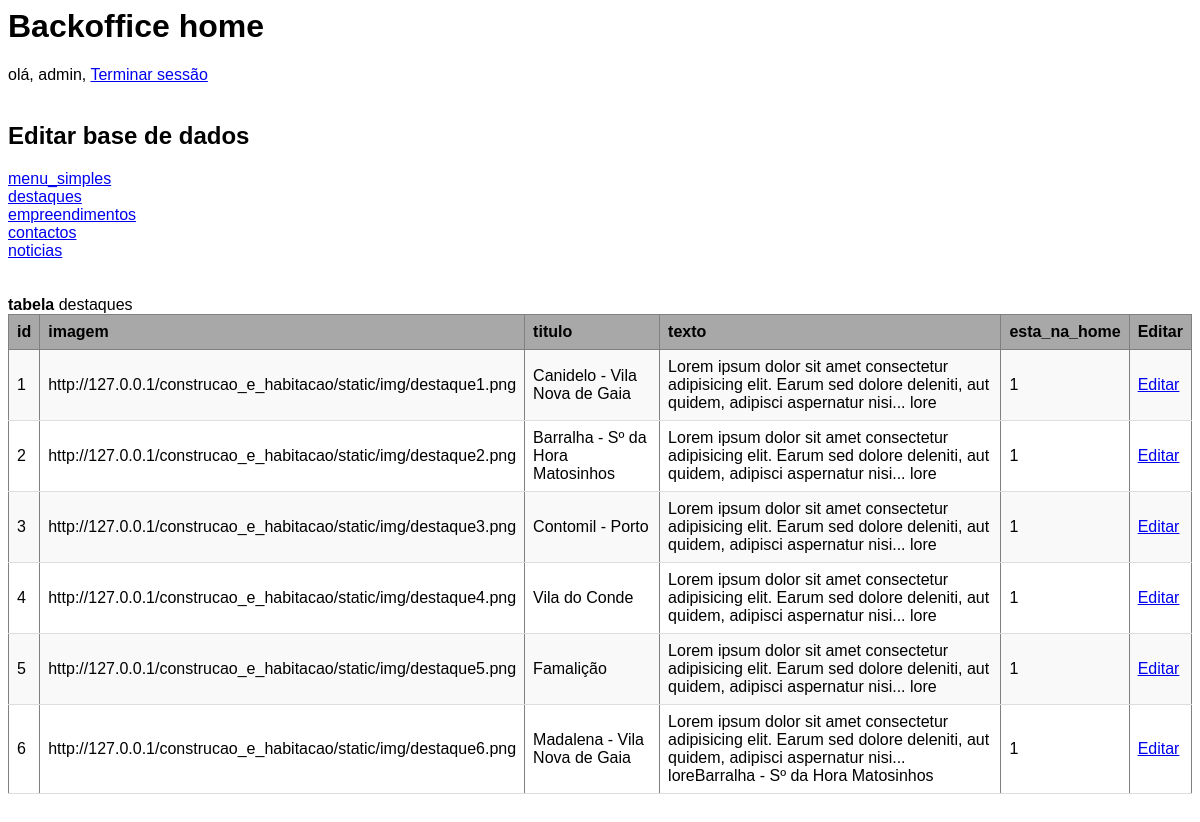
Page /backoffice/home.php?tabela=destaques (signed in) on the earlier database version.
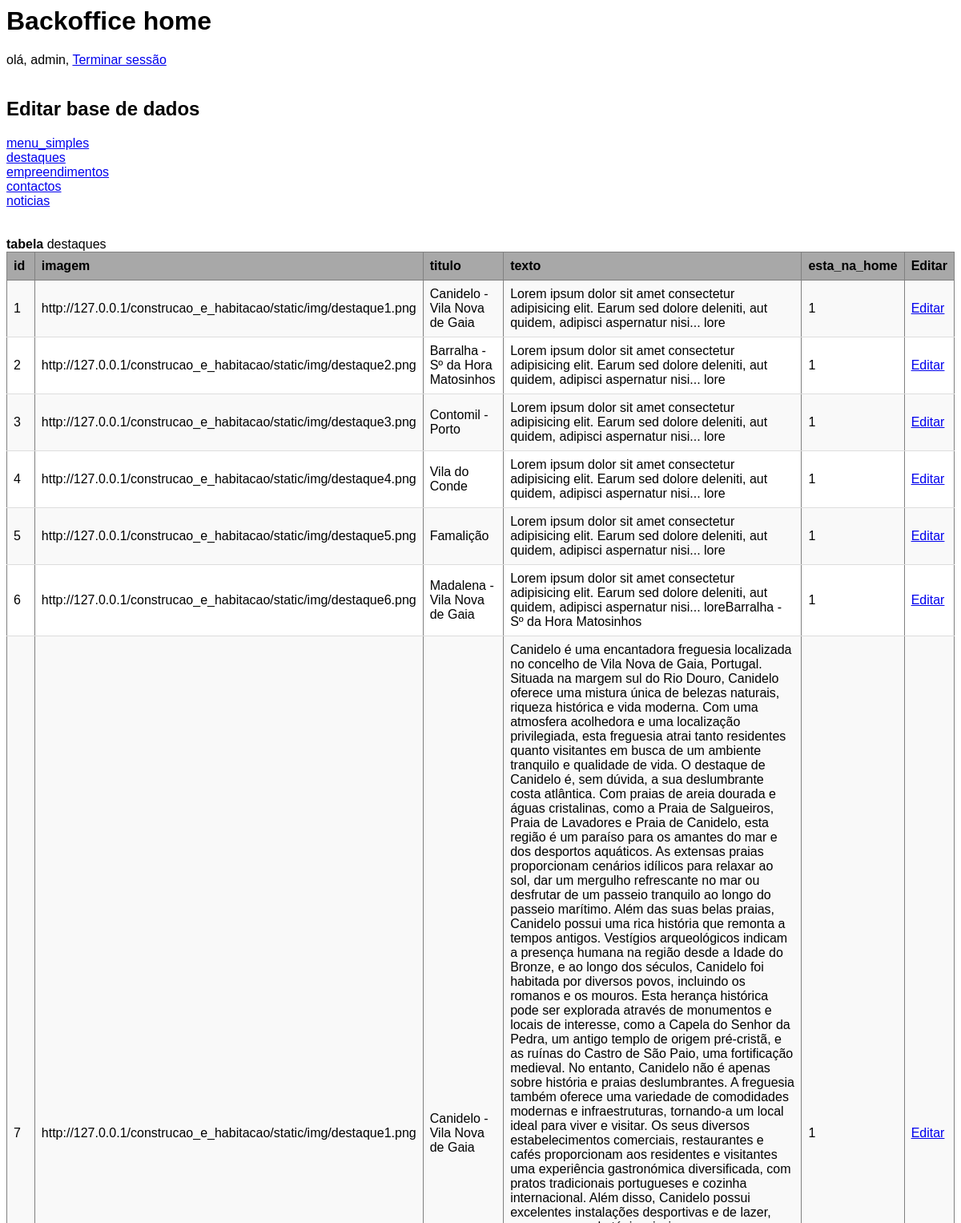
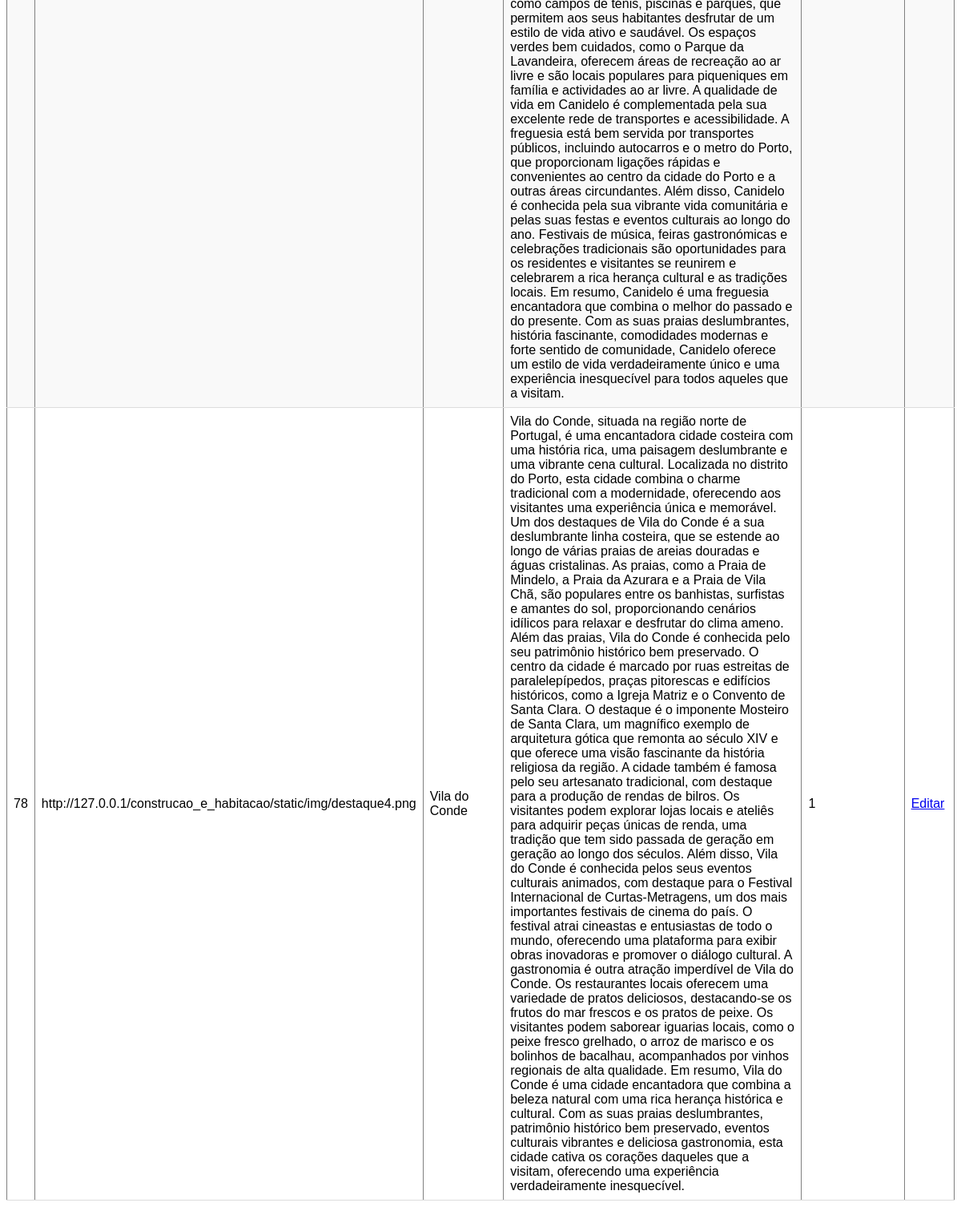
Same page on the later database version (2 pictures, top to bottom).
### tables this page shows
CREATE TABLE `destaques` (
  `id` int(11) NOT NULL,
  `imagem` varchar(1000) NOT NULL,
  `titulo` varchar(50) NOT NULL,
  `texto` longtext NOT NULL,
  `esta_na_home` tinyint(1) NOT NULL DEFAULT 1
);

### helpers/bd_helper.php (called while the page is built, shortened)
<?php
$pdo = new PDO('mysql:host=localhost;dbname=construcao_e_habitacao_bd', 'root', '');
function selectSQL($sql){
    global $pdo;
    $consult = $pdo->query($sql);
    $result = $consult->fetchAll(PDO::FETCH_ASSOC);
    return $result;
}
?>

### backoffice/home.php (the view, shortened to what this page needs)
<?php
function fazer_tabela($sql_statment){
	$tabela = explode(" ", $sql_statment)[sizeof(explode(" ", $sql_statment))-1];
	echo "<b>tabela</b> " . $tabela;
	$sqla = selectSQL($sql_statment);
if (!empty($sqla)) {
    echo "<table class='tabela_outputs_db' border='1'>";
    echo "<tr>";
    foreach ($sqla[0] as $key => $value) {
        echo "<th>$key</th>";
    }
    echo "<th>Editar</th>";
    echo "</tr>";
    foreach ($sqla as $item) {
        echo "<tr>";
        foreach ($item as $value) {
            echo "<td>$value</td>";
        }
        echo "<td><a href='editar.php?tabela=" . $tabela . "&id=" . $item['id'] ."'>Editar</a></td>";
        echo "</tr>";
    }
    echo "</table><br><br>";
} else {
    echo "No results found.";
}
}
?>
<html lang="pt">
<head>
</head>
<body>
<h1>Backoffice home</h1>
olá, <?php echo $_COOKIE['utilizador'] ?>, <a href="logout.php">Terminar sessão</a>
<br><br>
<h2>Editar base de dados</h2>
<a href="?tabela=menu_simples">menu_simples</a><br>
<a href="?tabela=destaques">destaques</a><br>
<a href="?tabela=empreendimentos">empreendimentos</a><br>
<a href="?tabela=contactos">contactos</a><br>
<a href="?tabela=noticias">noticias</a><br>
<br><br>
<?php
if (isset($_GET['tabela'])) {
		$statment = "SELECT * FROM " . $_GET['tabela'];
		fazer_tabela($statment);
} else{
	echo "Selecione uma das tabelas acima para editar a mesma";
}
?>
</body>
</html>

### backoffice/home.php (style rules this page uses)
body { font-family: Arial, sans-serif; font-size: 16px; }
table { border-collapse: collapse; width: 100%; }
th { background-color: #a8a8a8; text-align: left; padding: 8px; }
tr:nth-child(even) { background-color: #f9f9f9; }
td { padding: 8px; border-bottom: 1px solid #ddd; }

Differences in the rows shown:
added destaques: id "7", imagem "http://127.0.0.1/construcao_e_habitacao/static/img/destaque1.png", titulo "Canidelo - Vila Nova de Gaia", texto "Canidelo é uma encantadora freguesia localizada no concelho de Vila Nova de Gaia, Portugal. Situada na margem sul do Rio Douro, Canidelo oferece uma mistura única de belezas naturais, riqueza histórica e vida moderna. Com uma atmosfera acolhedora e uma localização privilegiada, esta freguesia atrai tanto residentes quanto visitantes em busca de um ambiente tranquilo e qualidade de vida. O destaque de Canidelo é, sem dúvida, a sua deslumbrante costa atlântica. Com praias de areia dourada e águas cristalinas, como a Praia de Salgueiros, Praia de Lavadores e Praia de Canidelo, esta região é um paraíso para os amantes do mar e dos desportos aquáticos. As extensas praias proporcionam cenários…", esta_na_home "1"
added destaques: id "78", imagem "http://127.0.0.1/construcao_e_habitacao/static/img/destaque4.png", titulo "Vila do Conde", texto "Vila do Conde, situada na região norte de Portugal, é uma encantadora cidade costeira com uma história rica, uma paisagem deslumbrante e uma vibrante cena cultural. Localizada no distrito do Porto, esta cidade combina o charme tradicional com a modernidade, oferecendo aos visitantes uma experiência única e memorável. Um dos destaques de Vila do Conde é a sua deslumbrante linha costeira, que se estende ao longo de várias praias de areias douradas e águas cristalinas. As praias, como a Praia de Mindelo, a Praia da Azurara e a Praia de Vila Chã, são populares entre os banhistas, surfistas e amantes do sol, proporcionando cenários idílicos para relaxar e desfrutar do clima ameno. Além das…", esta_na_home "1"
